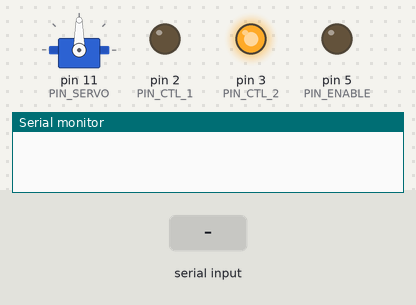
Bench run of a sketch on a simulated Arduino Uno, built with avr-gcc and run on an emulated ATmega328P. Shown: servo, output pins drawn as LEDs (lit = HIGH), the last lines printed to the serial monitor. The test bench sets the inputs (shaded band).

Above: at 1.2 s.
1.3 s: "TILT\n" received over Serial
At 2.5 s:
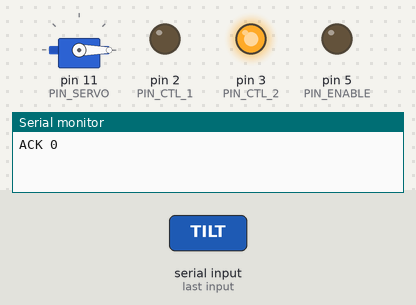
2.8 s: "TILT,45\n" received over Serial
At 3.7 s:
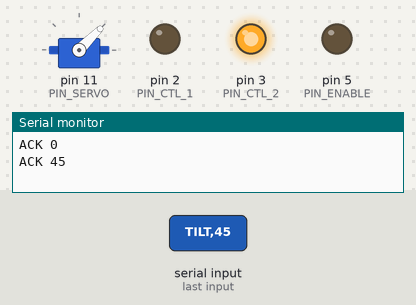
4.3 s: "SPEED,45\n" received over Serial
At 4.9 s:
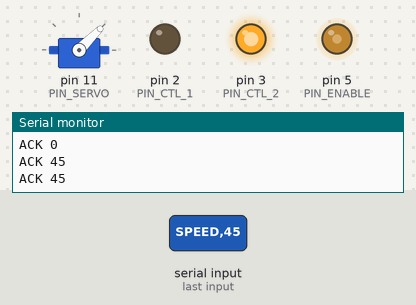
5.8 s: "RESET\n" received over Serial
At 6.5 s:
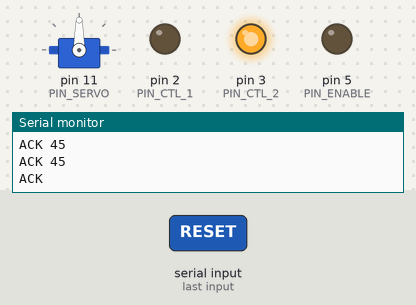
Timing chart, 0 to 8.3 s (numbered marks = the images above; inputs shaded):
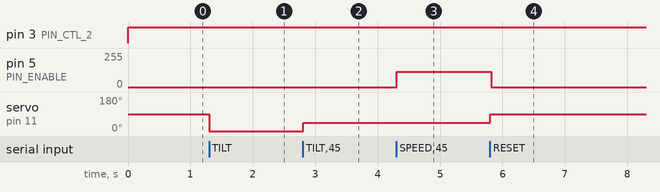

Measured:
- after the input at 1.3 s, servo on pin 11 (PIN_SERVO): 90° → 0° at once
- after the input at 2.8 s, servo on pin 11 (PIN_SERVO): 0° → 45° at once
- after the input at 4.3 s, pin 5 (PIN_ENABLE): 0/255 → 114/255 at once
- after the input at 5.8 s, pin 5 (PIN_ENABLE): 114/255 → 0/255 at once; servo on pin 11 (PIN_SERVO): 45° → 90° at once

The sketch:

dirigino.ino
```cpp
#include <Servo.h>

#define PIN_SERVO 11

#define PIN_ENABLE 5
#define PIN_CTL_1 2
#define PIN_CTL_2 3

Servo tilt;

boolean command_complete = false;
String command_string = "";


void setup() {
  Serial.begin(9600);
  command_string.reserve(64);
  tilt.attach(PIN_SERVO);

  pinMode(PIN_ENABLE, OUTPUT);
  pinMode(PIN_CTL_1, OUTPUT);
  pinMode(PIN_CTL_2, OUTPUT);
}

int current_speed = 0;
int current_angle = 90;
boolean current_direction = true;

void loop() {
   analogWrite(PIN_ENABLE, current_speed);
   if (!current_direction) {
     digitalWrite(PIN_CTL_1, HIGH);
     digitalWrite(PIN_CTL_2, LOW);
   }
   else {
     digitalWrite(PIN_CTL_1, LOW);
     digitalWrite(PIN_CTL_2, HIGH);
   }


   if (command_complete) {
     if (command_string.startsWith("MASTER")) {
       Serial.println("SLAVE");
     }
     else if (command_string.startsWith("TILT")) {
       String degstr = command_string.substring(5);
       int degs = degstr.toInt();

       current_direction = (degs < 180);
       current_angle = degs % 180;

       tilt.write(current_angle);
       delay(15);

       Serial.print("ACK ");
       Serial.println(degs);
     }
     else if (command_string.startsWith("SPEED")) {
       String speedstr = command_string.substring(6);
       int spee = speedstr.toInt();
       current_speed = map(spee, 0, 100, 0, 255);
       Serial.print("ACK ");
       Serial.println(spee);
     }
     else if (command_string.startsWith("STATUS")) {
       Serial.print("ACK speed=");
       Serial.print(map(current_speed, 0, 255, 0, 100));
       Serial.print(" tilt=");
       Serial.println(current_angle);
     }
     else if (command_string.startsWith("RESET")) {
       current_speed = 0;
       current_angle = 90;
       tilt.write(90);
       delay(15);
       Serial.println("ACK");
     }
     else {
       Serial.println("UNKNOWN");
     }

     command_complete = false;
     command_string = "";
   }
}

void serialEvent() {
    while (Serial.available()) {
      // get the new byte:
      char inChar = (char)Serial.read();
      // add it to the inputString:
      command_string += inChar;
      // if the incoming character is a newline, set a flag
      // so the main loop can do something about it:
      if (inChar == '\n') {
        command_complete = true;
    }
  }
}
```
